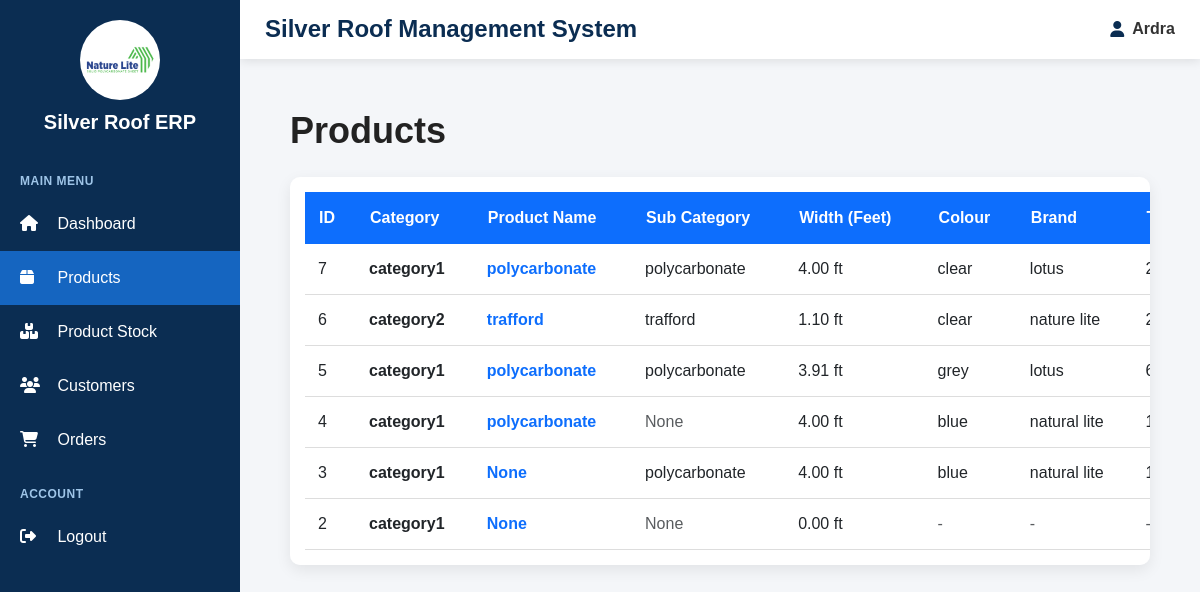
/products/ (signed in), run on an earlier commit of the app's database.
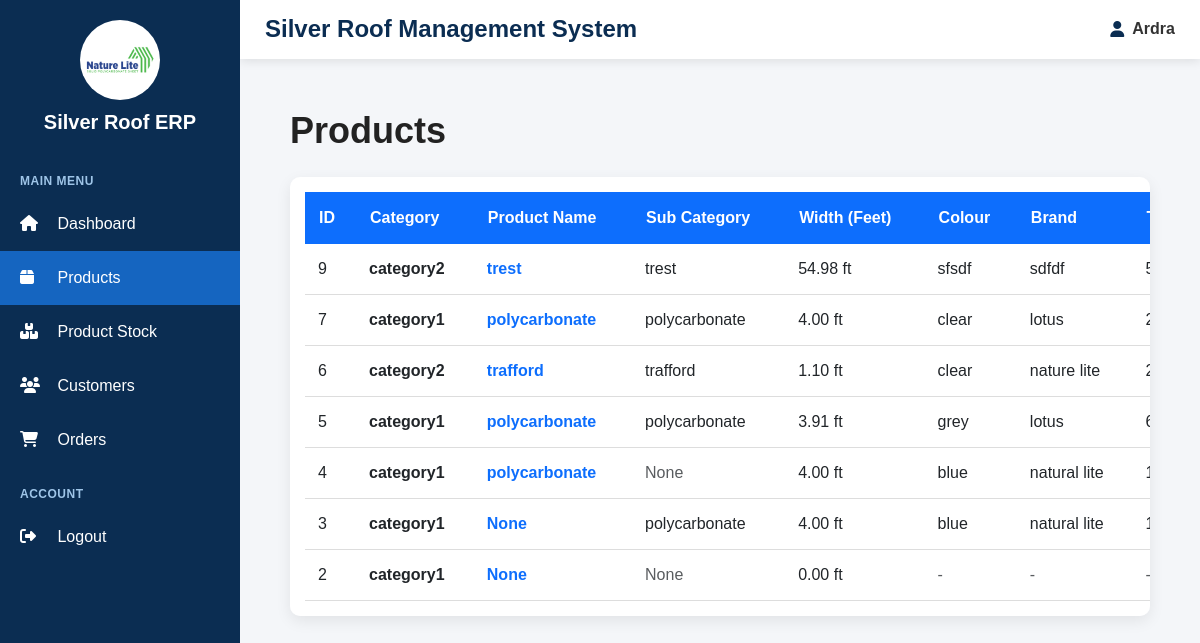
And on a later commit of the database.
### products/models.py (models this page shows, shortened)
class Product(models.Model):
    category = models.ForeignKey(
        Category,
        on_delete=models.CASCADE,
        related_name="products"
    )
    product_name = models.CharField(
        max_length=150,
        blank=True,
        null=True
    )
    subcategory = models.ForeignKey(
        SubCategory,
        on_delete=models.SET_NULL,
        related_name="products",
        blank=True,
        null=True
    )
    subcategory_text = models.CharField(
        max_length=100,
        blank=True,
        null=True
    )
    width = models.CharField(
        max_length=100,
        blank=True,
        null=True
    )
    brand = models.ForeignKey(
        Brand,
        on_delete=models.SET_NULL,
        related_name="products",
        blank=True,
        null=True
    )
    thickness = models.ForeignKey(
        Thickness,
        on_delete=models.SET_NULL,
        related_name="products",
        blank=True,
        null=True
    )
    colour = models.ForeignKey(
        Colour,
        on_delete=models.SET_NULL,
        related_name="products",
        blank=True,
        null=True
    )
    design = models.ForeignKey(
        Design,
        on_delete=models.SET_NULL,
        related_name="products",
        blank=True,
        null=True
    )
    width_ft = models.DecimalField(
        max_digits=8,
        decimal_places=2,
        default=0,
        blank=True,
        null=True
    )
    core_number = models.CharField(
        max_length=100,
        blank=True,
        null=True
    )
    sqt_rate = models.DecimalField(
        max_digits=10,
        decimal_places=2,
        default=0,
        blank=True,
        null=True
    )
    size = models.CharField(
        max_length=100,
        blank=True,
        null=True
    )

class Category(models.Model):
    name = models.CharField(
        max_length=100
    )

class Colour(models.Model):
    name = models.CharField(
        max_length=50
    )

class Brand(models.Model):
    name = models.CharField(
        max_length=100
    )

### products/views.py (the view)
@login_required
def product_list(request):
    products = (
        Product.objects
        .select_related(
            "category",
            "subcategory",
            "brand",
            "thickness",
            "colour",
            "design",
        )
        .all()
        .order_by("-id")
    )
    return render(
        request,
        "products/product_list.html",
        {
            "products": products
        }
    )

### products/templates/products/product_list.html (shortened to what this page needs)
{% extends 'base.html' %}
{% block content %}
<div class="products-container">
    <div class="page-header">
        <h1>
            Products
        </h1>
    </div>
    <div class="table-card">
        <table>
            <thead>
                <tr>
                    <th>ID</th>
                    <th>Category</th>
                    <th>Product Name</th>
                    <th>Sub Category</th>
                    <th>Width (Feet)</th>
                    <th>Colour</th>
                    <th>Brand</th>
                    <th>Thickness</th>
                </tr>
            </thead>
            <tbody>
                {% for product in products %}
                <tr
                >
                    <td>
                        {{ product.id }}
                    </td>
                    <td>
                        <strong>
                            {{ product.category.name }}
                        </strong>
                    </td>
                    <td>
                        <span class="product-name">
                            {{ product.product_name }}
                        </span>
                    </td>
                    <td>
                        {% if product.subcategory_text %}
                            {{ product.subcategory_text }}
                        {% elif product.subcategory %}
                            {{ product.subcategory.name }}
                        {% else %}
                            <span class="text-muted">
                                None
                            </span>
                        {% endif %}
                    </td>
                    <td>
                        {{ product.width_ft }} ft
                    </td>
                    <td>
                        {% if product.colour %}
                            {{ product.colour.name }}
                        {% else %}
                            <span class="text-muted">
                                -
                            </span>
                        {% endif %}
                    </td>
                    <td>
                        {% if product.brand %}
                            {{ product.brand.name }}
                        {% else %}
                            <span class="text-muted">
                                -
                            </span>
                        {% endif %}
                    </td>
                    <td>
                        {% if product.thickness %}
                            {{ product.thickness.name }}
                        {% else %}
                            <span class="text-muted">
                                -
                            </span>
                        {% endif %}
                    </td>
                </tr>
                {% endfor %}
            </tbody>
        </table>
    </div>
</div>
{% endblock %}

What changed in the data, as far as the page shows it:
added Product: id "9", category.name "category2", product_name "trest", subcategory_text "trest", width_ft "54.98", colour.name "sfsdf", brand.name "sdfdf"
